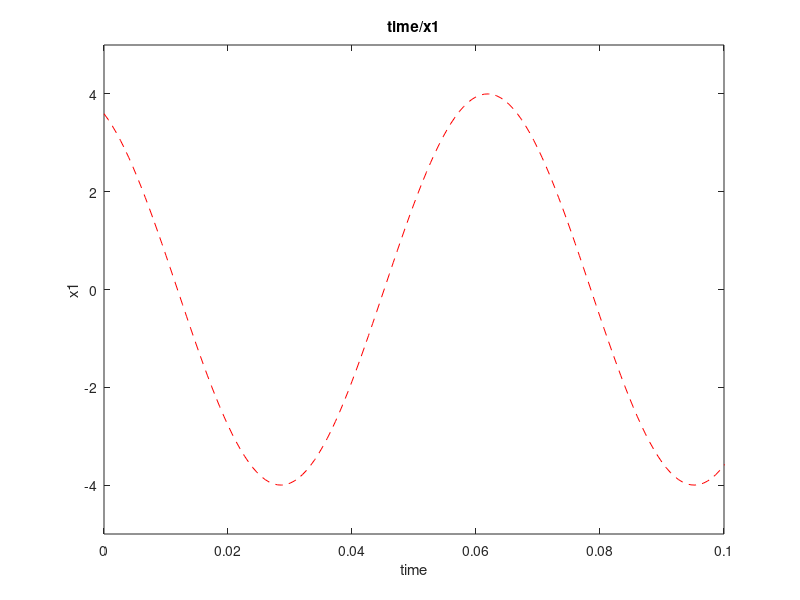
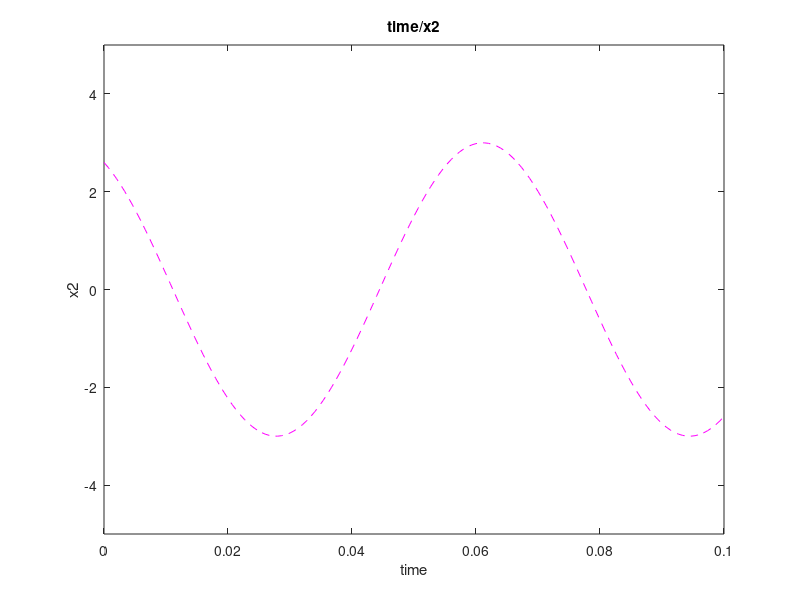
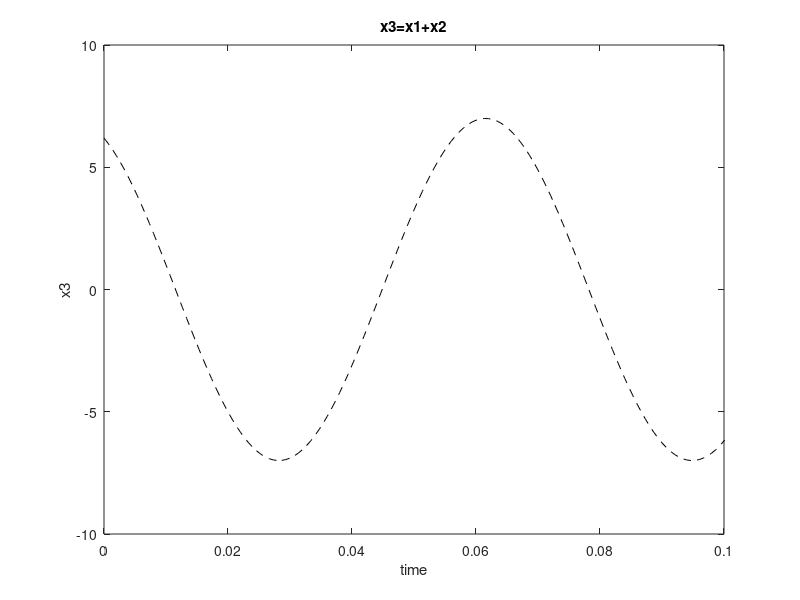
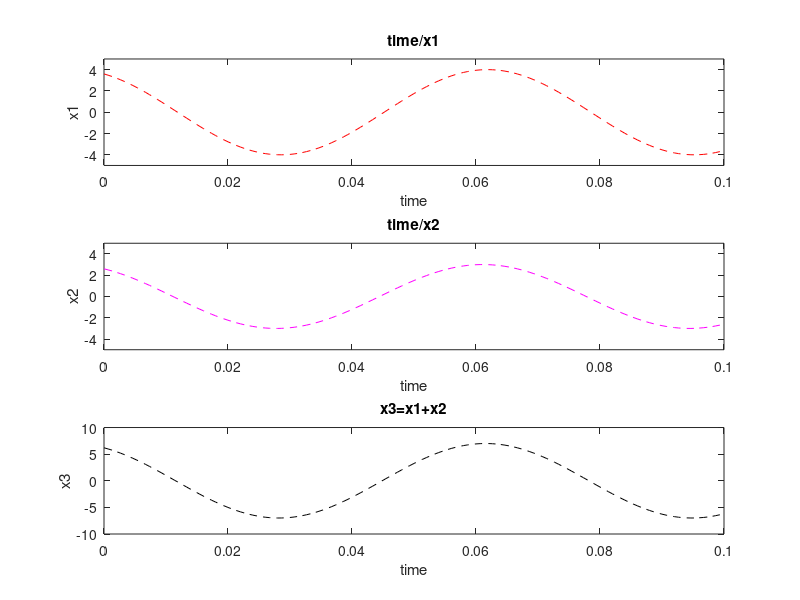

Here is the MATLAB script that generated these plots, in order:
%ID: 22-46280-1
clc
clear all
close all

a=2;
b=2;
c=4;
d=6;
e=2;
f=8;
g=0;
h=1;

k1=a+b;
k2=g+h+2;
j1=deg2rad(g+d+20);
j2=deg2rad(30);
ff=e+f+5;

T=(1/ff);
time=0:(T/100):3*T;
x1=k1*cos(2*pi*ff*time+j1);
plot(time,x1,'r--')
axis([0 0.1 -5 5])
xlabel('time')
ylabel('x1')
title('time/x1')

figure
x2=k2*cos(2*pi*ff*time+j2);
plot(time,x2,'m--')
axis([0 0.1 -5 5])
xlabel('time')
ylabel('x2')
title('time/x2')


figure
%task-2

x3=x1+x2;
plot(time,x3,'k--')
axis([0 0.1 -10 10])
xlabel('time')
ylabel('x3')
title('x3=x1+x2')

%task-3
figure

subplot(311)
plot(time,x1,'r--')
axis([0 0.1 -5 5])
xlabel('time')
ylabel('x1')
title('time/x1')

subplot(312)
plot(time,x2,'m--')
axis([0 0.1 -5 5])
xlabel('time')
ylabel('x2')
title('time/x2')

subplot(313)
plot(time,x3,'k--')
axis([0 0.1 -10 10])
xlabel('time')
ylabel('x3')
title('x3=x1+x2')


